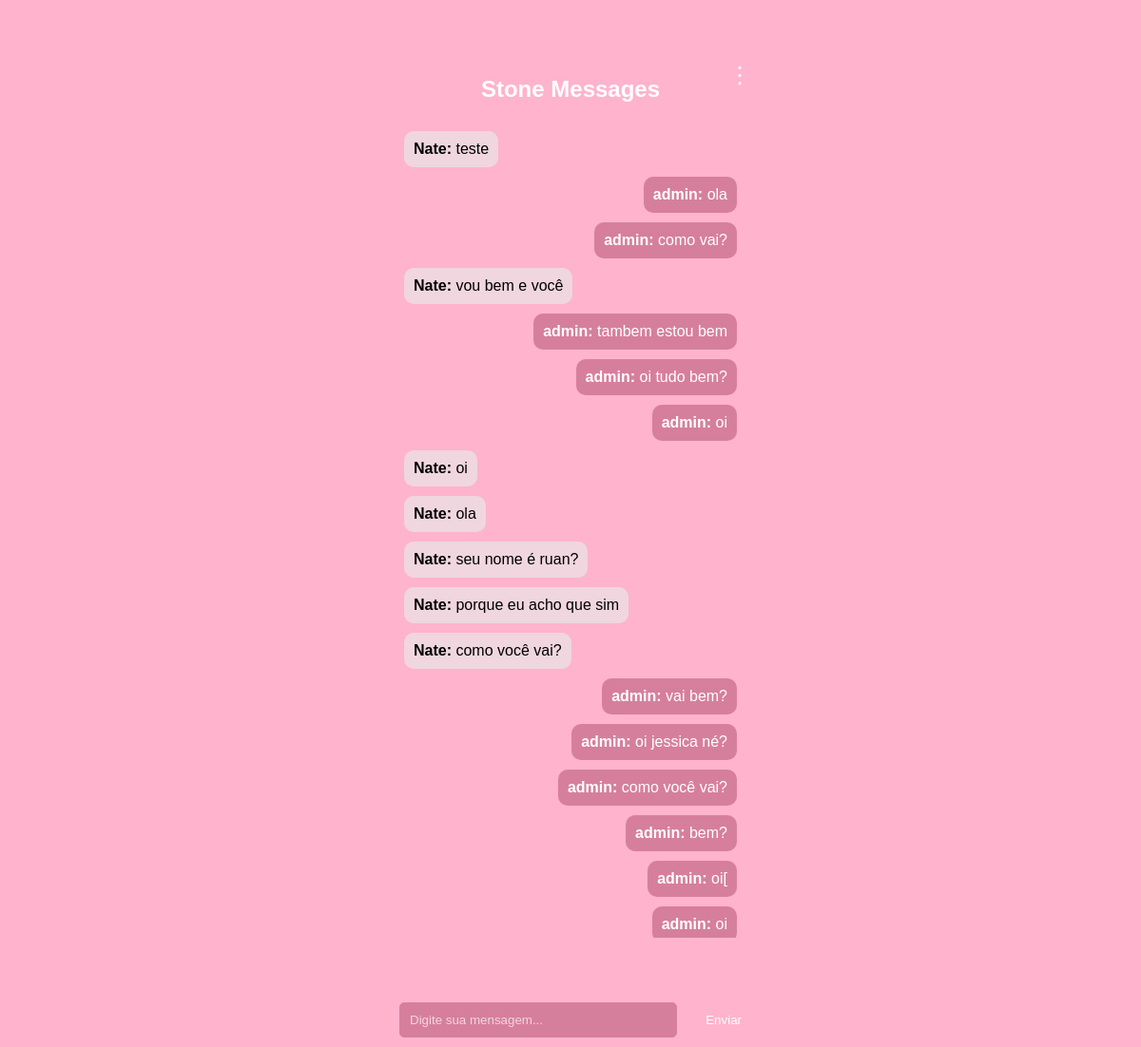
Screenshot of / (signed in) with the database file from the repository.
### app.py (models this page shows)
class Message(db.Model):
    id = db.Column(db.Integer, primary_key=True)
    content = db.Column(db.String(500), nullable=False)
    username = db.Column(db.String(80), nullable=False)
    timestamp = db.Column(db.DateTime, default=db.func.current_timestamp())

### app.py (the view)
@app.route('/')
def index():
    if 'username' in session:
        user = User.query.filter_by(username=session['username']).first()
        is_admin = user.is_admin if user else False
        messages = Message.query.order_by(Message.timestamp.desc()).limit(50).all()
        messages = list(reversed(messages))  # Ordena do mais antigo para o mais recente
        return render_template('index.html', username=session['username'], is_admin=is_admin, messages=messages)
    return redirect(url_for('login'))

### templates/index.html (shortened to what this page needs)
<!DOCTYPE html>
<html lang="pt-BR">
<head>
    <link rel="stylesheet" href="{{ url_for('static', filename='css/style.css') }}">
</head>
<body>
    <div class="chat-container">
        <div class="menu-button" id="menuButton">⋮</div>
        <div class="chat-header">
            <h1>Stone Messages</h1>
        </div>
        <div class="chat-messages" id="messages">
            {% for message in messages %}
                <div class="message {% if message.username == username %}user{% else %}server{% endif %}">
                    <strong>{{ message.username }}:</strong> {{ message.content }}
                </div>
            {% endfor %}
        </div>
        <div class="chat-input">
            <input id="myMessage" autocomplete="off" placeholder="Digite sua mensagem..." />
            <button id="sendBtn">Enviar</button>
        </div>
    </div>
</body>
</html>

### static/css/style.css (style rules this page uses)
body { font-family: Arial, sans-serif; margin: 0; padding: 0; display: flex; justify-content: center; align-items: center; min-height: 100vh; background-color: #FFB3CD; }
.chat-container { width: 100%; max-width: 400px; height: 90vh; display: flex; flex-direction: column; background-color: transparent; position: relative; margin: 0 auto; padding: 10px; box-sizing: border-box; padding-bottom: 60px; }
.menu-button { position: absolute; top: 10px; right: 10px; font-size: 24px; cursor: pointer; color: #fff; }
.chat-header { background-color: #FFB3CD; color: #fff; padding: 15px; text-align: center; border-radius: 10px 10px 0 0; }
.chat-header h1 { margin: 0; font-size: 24px; }
.chat-messages { flex: 1; padding: 15px; overflow-y: auto; background-color: transparent; display: flex; flex-direction: column; }
.message { max-width: 70%; padding: 10px; border-radius: 10px; margin-bottom: 10px; position: relative; word-wrap: break-word; }
.message.user { background-color: #d67f9d; color: #fff; align-self: flex-end; }
.message.server { background-color: #f0d6df; color: #000; align-self: flex-start; }
.chat-input { display: flex; padding: 10px; background-color: transparent; position: fixed; bottom: 0; width: 100%; max-width: 400px; box-sizing: border-box; z-index: 1000; }
#myMessage { flex: 1; padding: 10px; border: 1px solid #d67f9d; border-radius: 5px; margin-right: 10px; background-color: #d67f9d; color: #fff; }
#myMessage::placeholder { color: #f0d6df; }
#sendBtn { padding: 10px 20px; background-color: #FFB3CD; color: #fff; border: none; border-radius: 5px; cursor: pointer; }

### rows the page displays
Message: username "Nate", content "teste"
Message: username "admin", content "ola"
Message: username "admin", content "como vai?"
Message: username "Nate", content "vou bem e você"
Message: username "admin", content "tambem estou bem"
Message: username "admin", content "oi tudo bem?"
Message: username "admin", content "oi"
Message: username "Nate", content "oi"
Message: username "Nate", content "ola"
Message: username "Nate", content "seu nome é ruan?"
Message: username "Nate", content "porque eu acho que sim"
Message: username "Nate", content "como você vai?"
Message: username "admin", content "vai bem?"
Message: username "admin", content "oi jessica né?"
Message: username "admin", content "como você vai?"
Message: username "admin", content "bem?"
Message: username "admin", content "oi["
Message: username "admin", content "oi"
